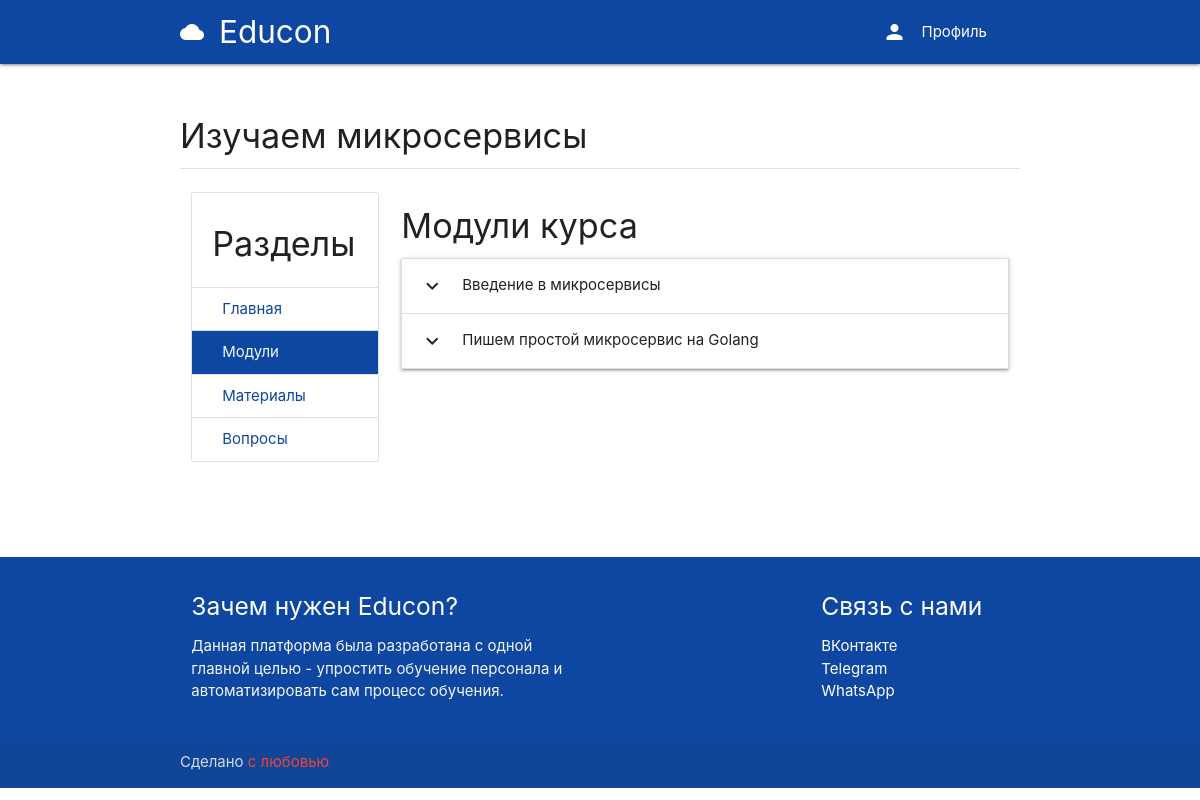
/course/c3374f568d79417e9f70bf4e625734e2/modules, run on an earlier commit of the app's database.
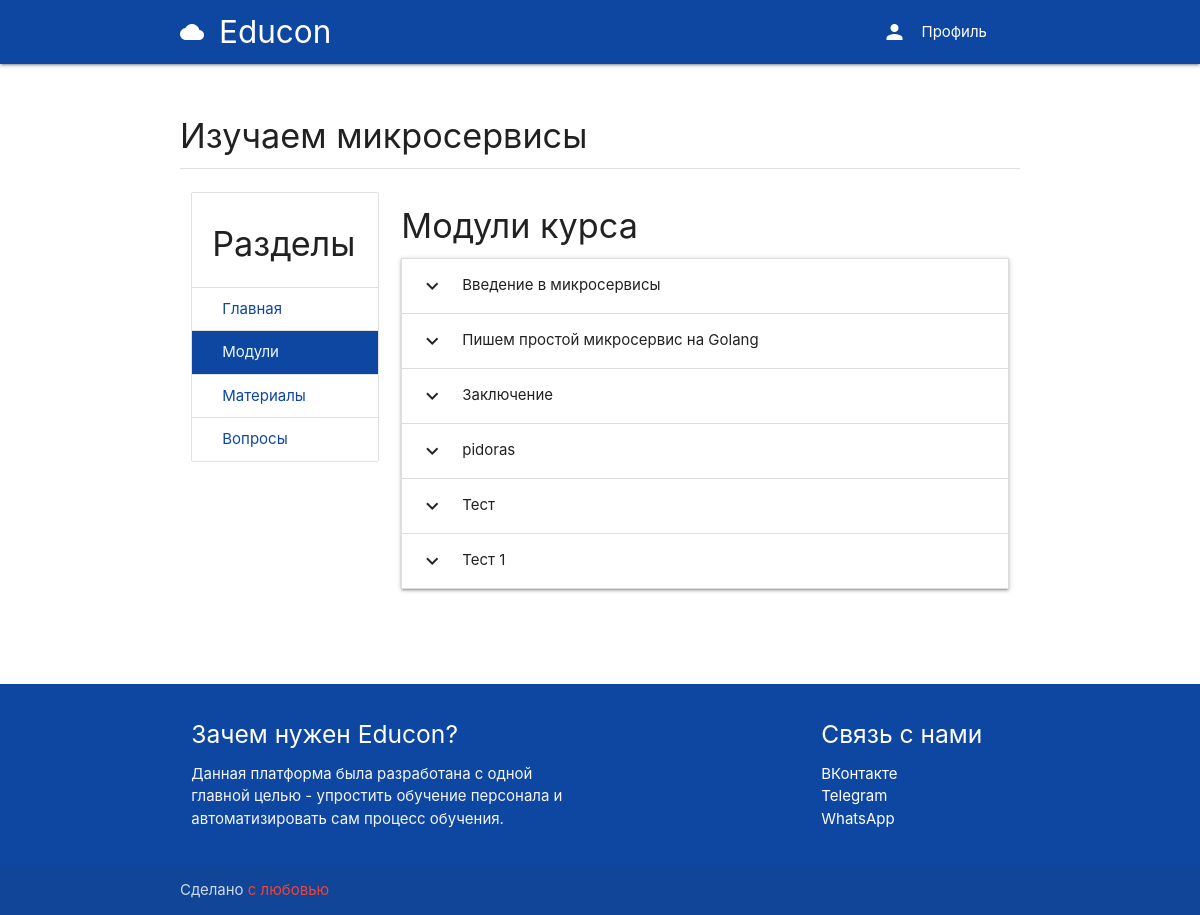
And on a later commit of the database.
### classroom/models.py (models this page shows, shortened)
class Course(models.Model):
    id = models.UUIDField(primary_key=True, default=uuid.uuid4, editable=False)
    picture = models.ImageField(upload_to=user_directory_path)
    title = models.CharField(max_length=200)
    description = models.CharField(max_length=300)
    category = models.ForeignKey(Category, on_delete=models.CASCADE)
    syllabus = RichTextField()
    user = models.ForeignKey(User, on_delete=models.CASCADE, related_name='course_owner')
    enrolled = models.ManyToManyField(User)
    modules = models.ManyToManyField(Module)

### module/models.py (models this page shows, shortened)
class Module(models.Model):
    title = models.CharField(max_length=150)
    user = models.ForeignKey(User, on_delete=models.CASCADE, related_name='module_owner')
    hours = models.PositiveIntegerField()
    pages = models.ManyToManyField(Page)

### module/views.py (the view)
# urls.py: path('<course_id>/modules', CourseModules, name='modules'),
def CourseModules(request, course_id):
    user = request.user
    course = get_object_or_404(Course, id=course_id)
    teacher_mode = False
    if user == course.user:
        teacher_mode = True
    context = {
        'teacher_mode': teacher_mode,
        'course': course
    }
    return render(request, 'module/modules.html', context)

### authy/views.py (called while the page is built)
def SideNavInfo(request):
	user = request.user
	nav_profile = None
	if user.is_authenticated:
		nav_profile = Profile.objects.get(user=user)
	return {'nav_profile': nav_profile}

### education_portal/templates/module/modules.html (shortened to what this page needs)
{% extends 'base.html' %}
{% load static %}
{% block content  %}
<div class="section ">
    <h4>{{ course.title }}</h4>
    <div class="divider"></div>
</div>
<div class="row">
    <div class="col s3">
        <ul class="collection with-header">
            <li class="collection-header"><h4>Разделы</h4></li>
            <a href="{% url 'course' course.id %}" class="collection-item blue-text text-darken-4">Главная</a>
            <a href="{% url 'modules' course.id %}" class="collection-item active blue darken-4">Модули</a>
            <a href="#!" class="collection-item blue-text text-darken-4">Материалы</a>
            <a href="#!" class="collection-item blue-text text-darken-4">Вопросы</a>
        </ul>
    </div>
    <div class="col s9">
        <h4 class="left-align">Модули курса</h4>
        <ul class="collapsible">
                {% for module in course.modules.all %}
                <li>
                    <div class="collapsible-header">
                        <i class="material-icons">expand_more</i>
                        {{ module.title }}
                    </div>
                </li>
                {% endfor %}
            </ul>
    </div>
</div>
{% endblock %}

### education_portal/templates/base.html (shortened to what this page needs)
{% load static %}
<html lang="en">
<head>
    <link href="{% static 'css/materialize.css' %}" type="text/css" rel="stylesheet" media="screen,projection"/>
    <link href="{% static 'css/style.css' %}" type="text/css" rel="stylesheet" media="screen,projection"/>
</head>
<body>
<nav class="blue darken-4" role="navigation">
    <div class="nav-wrapper container">
        <a href="{% url 'index' %}" class="brand-logo"><i class="material-icons">cloud</i>Educon</a>
        <ul class="right hide-on-med-and-down">
            <li><a href="#" data-target="slide-out" class="sidenav-trigger show-on-large"><i
                    class="material-icons left">person</i>Профиль</a></li>
        </ul>
    </div>
</nav>
<div class="container">
    <div class="section">
        {% block content %}
        {% endblock %}
    </div>
</div>
<br>
<br>
<footer class="page-footer blue darken-4">
    <div class="container">
        <div class="row">
            <div class="col l6 s12">
                <h5 class="white-text">Зачем нужен Educon?</h5>
                <p class="grey-text text-lighten-4">
                    Данная платформа была разработана с одной главной целью -
                    упростить обучение персонала и автоматизировать сам процесс
                    обучения.
                </p>
            </div>
            <div class="col l3 s12 right">
                <h5 class="white-text">Связь с нами</h5>
                <ul>
                    <li><a class="white-text" href="#!">ВКонтакте</a></li>
                    <li><a class="white-text" href="#!">Telegram</a></li>
                    <li><a class="white-text" href="#!">WhatsApp</a></li>
                </ul>
            </div>
        </div>
    </div>
    <div class="footer-copyright">
        <div class="container">
            Сделано
            <a class="red-text" href="https://zabgu.ru/php/index.php"
            >с любовью</a
            >
        </div>
    </div>
</footer>
</body>

What changed in the data, as far as the page shows it:
added Module: title "Заключение"
added Module: title "pidoras"
added Module: title "Тест"
added Module: title "Тест 1"
